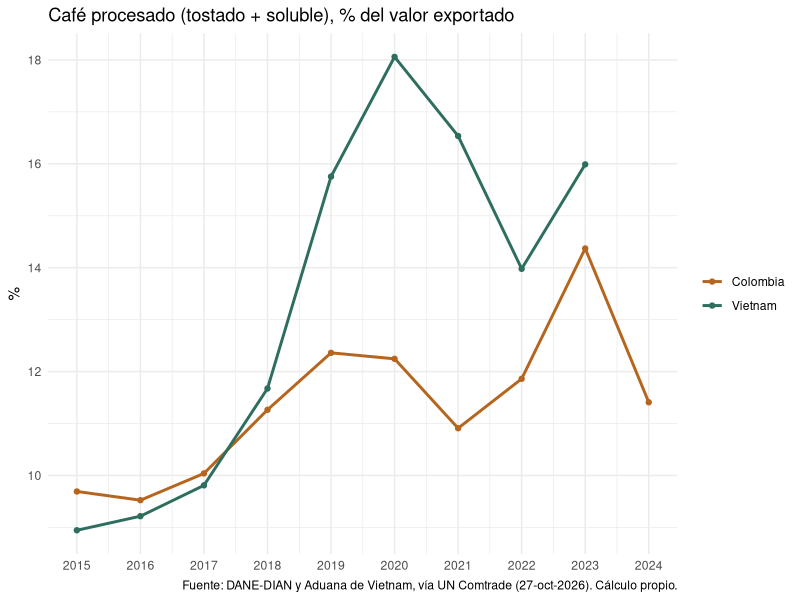
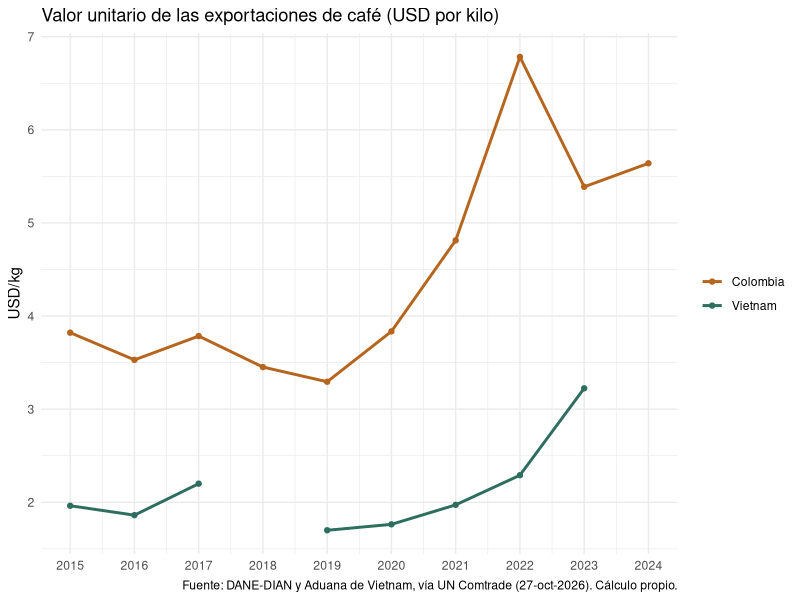
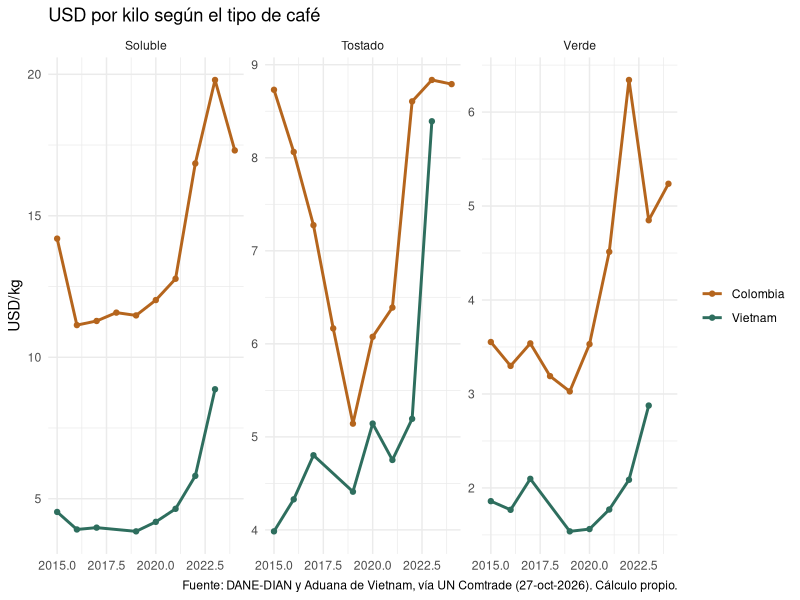
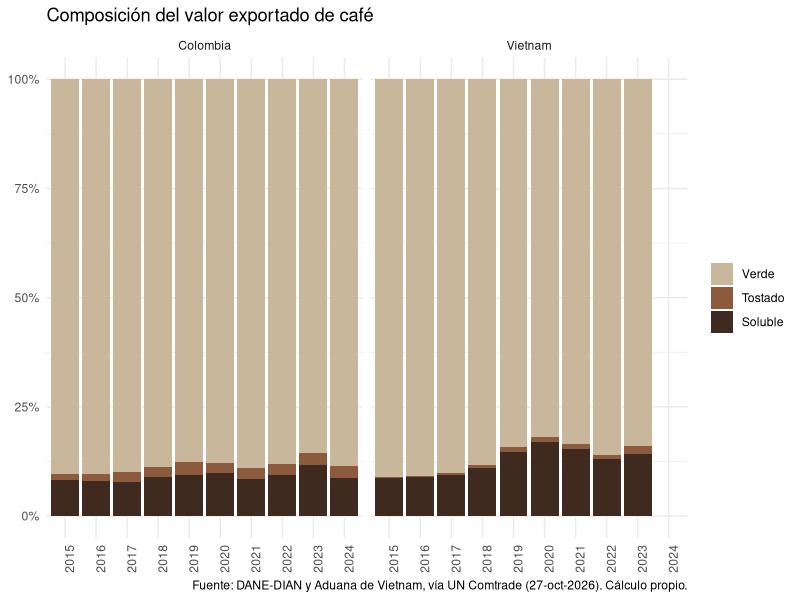
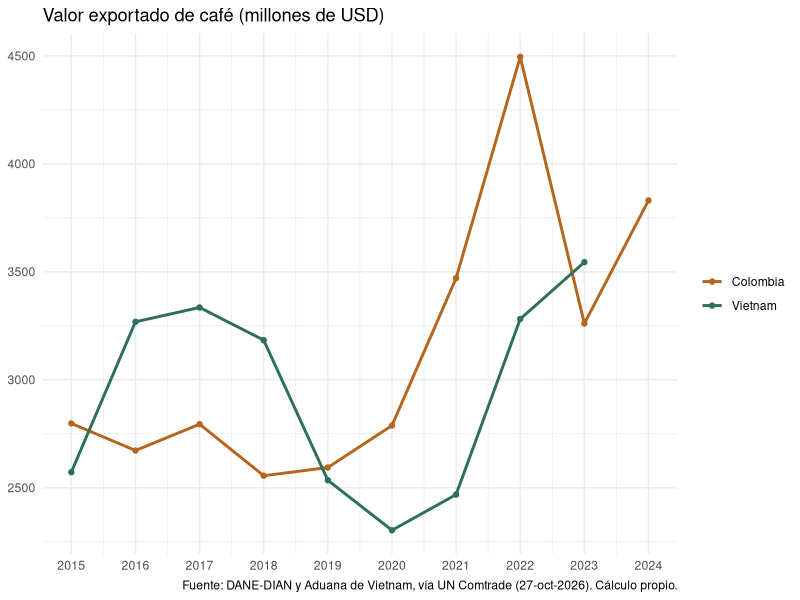

The R script that drew these images, in order:
## ---- chunk 1
install.packages(c("dplyr", "tidyr", "ggplot2"))

library(dplyr)
library(tidyr)
library(ggplot2)


# 1. Cargar la base (el .csv debe estar en la misma carpeta que este .Rmd)
base <- read.csv("cafe_colombia_vietnam.csv", encoding = "UTF-8")

colores <- c(Colombia = "#B5651D", Vietnam = "#2E6E5E")
fuente  <- "Fuente: DANE-DIAN y Aduana de Vietnam, vía UN Comtrade (27-oct-2026). Cálculo propio."

# Vietnam 2018: peso neto estimado por Comtrade y atípico; no se usa en los cálculos por kilo
base <- base |>
  mutate(peso_kg = ifelse(pais == "Vietnam" & anio == 2018, NA, peso_kg))

# 2. Indicadores por país y año
indicadores <- base |>
  group_by(pais, anio) |>
  summarise(
    valor_total   = sum(valor_usd),
    procesado_pct = 100 * sum(valor_usd[producto != "Verde"]) / sum(valor_usd),
    usd_kg        = sum(valor_usd) / sum(peso_kg),
    usd_kg_verde  = valor_usd[producto == "Verde"] / peso_kg[producto == "Verde"],
    .groups = "drop"
  )
print(indicadores, n = Inf)

# 3. Comparación lado a lado
comparacion <- indicadores |>
  select(pais, anio, procesado_pct, usd_kg) |>
  pivot_wider(names_from = pais, values_from = c(procesado_pct, usd_kg)) |>
  mutate(brecha_procesado_pp = procesado_pct_Colombia - procesado_pct_Vietnam,
         veces_vale_mas_kg_CO = usd_kg_Colombia / usd_kg_Vietnam)
print(comparacion, n = Inf, width = Inf)

# 4. Promedios 2015–2023 (años con datos de los dos países)
indicadores |>
  filter(anio <= 2023) |>
  group_by(pais) |>
  summarise(procesado_pct_prom = mean(procesado_pct),
            usd_kg_prom        = mean(usd_kg, na.rm = TRUE),
            usd_kg_verde_prom  = mean(usd_kg_verde, na.rm = TRUE)) |>
  print()

# 5. Gráficas
# 5.1 Participación del café procesado
ggplot(indicadores, aes(anio, procesado_pct, color = pais)) +
  geom_line(linewidth = 1) + geom_point() +
  scale_color_manual(values = colores) +
  scale_x_continuous(breaks = 2015:2024) +
  labs(title = "Café procesado (tostado + soluble), % del valor exportado",
       x = NULL, y = "%", color = NULL, caption = fuente) +
  theme_minimal()

# 5.2 Valor por kilo
ggplot(indicadores, aes(anio, usd_kg, color = pais)) +
  geom_line(linewidth = 1) + geom_point() +
  scale_color_manual(values = colores) +
  scale_x_continuous(breaks = 2015:2024) +
  labs(title = "Valor unitario de las exportaciones de café (USD por kilo)",
       x = NULL, y = "USD/kg", color = NULL, caption = fuente) +
  theme_minimal()

# 5.3 Valor por kilo de cada producto
base |>
  mutate(usd_kg = valor_usd / peso_kg) |>
  filter(!is.na(usd_kg)) |>
  ggplot(aes(anio, usd_kg, color = pais)) +
  geom_line(linewidth = 1) + geom_point() +
  facet_wrap(~producto, scales = "free_y") +
  scale_color_manual(values = colores) +
  labs(title = "USD por kilo según el tipo de café",
       x = NULL, y = "USD/kg", color = NULL, caption = fuente) +
  theme_minimal()

# 5.4 Composición del valor exportado
base |>
  mutate(producto = factor(producto, levels = c("Verde", "Tostado", "Soluble"))) |>
  ggplot(aes(factor(anio), valor_usd, fill = producto)) +
  geom_col(position = "fill") +
  facet_wrap(~pais) +
  scale_fill_manual(values = c("#C9B79C", "#8C5A3C", "#3E2A1E")) +
  scale_y_continuous(labels = function(x) paste0(100 * x, "%")) +
  labs(title = "Composición del valor exportado de café",
       x = NULL, y = NULL, fill = NULL, caption = fuente) +
  theme_minimal() +
  theme(axis.text.x = element_text(angle = 90))

# 5.5 Valor exportado total
ggplot(indicadores, aes(anio, valor_total / 1e6, color = pais)) +
  geom_line(linewidth = 1) + geom_point() +
  scale_color_manual(values = colores) +
  scale_x_continuous(breaks = 2015:2024) +
  labs(title = "Valor exportado de café (millones de USD)",
       x = NULL, y = NULL, color = NULL, caption = fuente) +
  theme_minimal()
